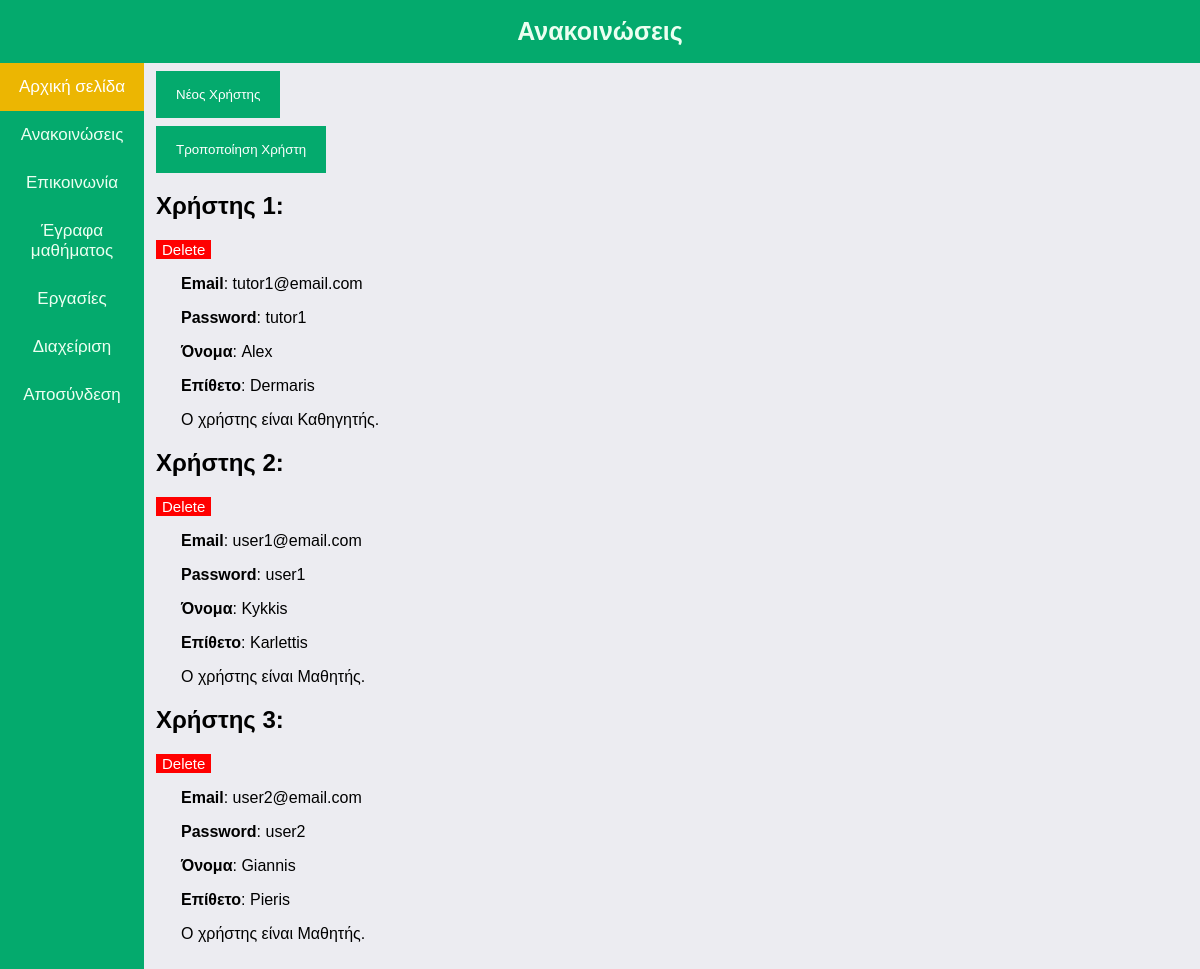
Page /LearnJS/admin.php (signed in) on the committed database.
### tables this page shows
CREATE TABLE `users` (
  `usersID` int(11) NOT NULL,
  `usersEmail` varchar(100) NOT NULL,
  `usersPass` varchar(100) NOT NULL,
  `usersName` varchar(100) NOT NULL,
  `usersSur` varchar(100) NOT NULL,
  `userAdmin` tinyint(1) NOT NULL
);

### LearnJS/admin.php (the view, shortened to what this page needs)
<!DOCTYPE html>
<html lang="en" dir="ltr">
  <head>
    <link rel="stylesheet" href="styles.css">
  </head>
  <body>
    <div class="header">
      <h1>Ανακοινώσεις</h1>
    </div>
  <?php
        include_once 'navBar.php';
        require_once 'assets/dbHandler.php';
  ?>
  <div class="box news">
    <button onclick="openForm()" id="open-button">Νέος Χρήστης</button>
    <button onclick="openForm1()" id="open-button1">Τροποποίηση Χρήστη</button>
    <?php
      $sql = "SELECT * FROM users;";
      $result = mysqli_query($conn,$sql);
      while ($row = mysqli_fetch_assoc($result)) {
        echo "<h2>Χρήστης " . $row['usersID'] . ":</h2>"
        . "<form action='assets/adminAsset.php' method='post'><button id='delete' name='delete' type='delete' value='" . $row['usersID'] . "'>Delete</button></form>"
        . "<p><strong>Email</strong>: " . $row['usersEmail'] . "</p>"
        . "<p><strong>Password</strong>: " . $row['usersPass'] . "</p>"
        . "<p><strong>Όνομα</strong>: " . $row['usersName'] . "</p>"
        . "<p><strong>Επίθετο</strong>: " . $row['usersSur'] . "</p>";
        if ($row['userAdmin'] == true){
          echo "<p>Ο χρήστης είναι Καθηγητής.</p>";
        }
        else{
            echo "<p>Ο χρήστης είναι Μαθητής.</p>";
        }
      }
    ?>
  </div>
  </body>
</html>

### LearnJS/navBar.php (shortened to what this page needs)
<div class="navbar">
  <a class="active" href="index.php">Αρχική σελίδα</a>
  <a href="announcement.php">Ανακοινώσεις</a>
  <a href="communication.php">Επικοινωνία </a>
  <a href="documents.php">Έγραφα μαθήματος</a>
  <a href="homework.php">Εργασίες </a>
  <?php
    if ($_SESSION["userAdmin"] == 1){
      echo "<a href='admin.php'>Διαχείριση</a>";
    }
  ?>
  <a href="assets/logout.php">Αποσύνδεση </a>
</div>

### LearnJS/styles.css (style rules this page uses)
body { background-color:#ececf1; margin: 0; height: 100%; font-family: Arial, Helvetica, sans-serif; }
.header { background-color: #04AA6D ; overflow: hidden; }
.header h1 { text-align: center; font-size: 25px; color: #ecfff1; }
.navbar { background-color: #04AA6D ; position: absolute; height: 200% ; width: 12%; }
.navbar a { display: flex; flex-direction: column; color: #ecfff1; text-align: center; padding: 14px 16px; text-decoration: none; font-size: 17px; }
.navbar a.active { background-color: #ecb602 ; color: white; }
.box { margin-left: 13%; margin-right:1%; }
.news { text-align: left; }
body a { text-decoration: none; color: #04AA6D; }
.news p { text-align: left; margin-left:25px; }
#open-button, #open-button1 { display: block; background-color: #04AA6D; color: white; padding: 16px 20px; margin: 8px 0; border: none; width: fit-content; cursor: pointer; }
#delete { background-color: red; color: white; border: none; cursor: pointer; width: fit-content; font-size: 15px; }

### rows in the picture
users: usersID "1", usersEmail "tutor1@email.com", usersPass "tutor1", usersName "Alex", usersSur "Dermaris", userAdmin "Ο χρήστης είναι Καθηγητής."
users: usersID "2", usersEmail "user1@email.com", usersPass "user1", usersName "Kykkis", usersSur "Karlettis", userAdmin "Ο χρήστης είναι Μαθητής."
users: usersID "3", usersEmail "user2@email.com", usersPass "user2", usersName "Giannis", usersSur "Pieris", userAdmin "Ο χρήστης είναι Μαθητής."
